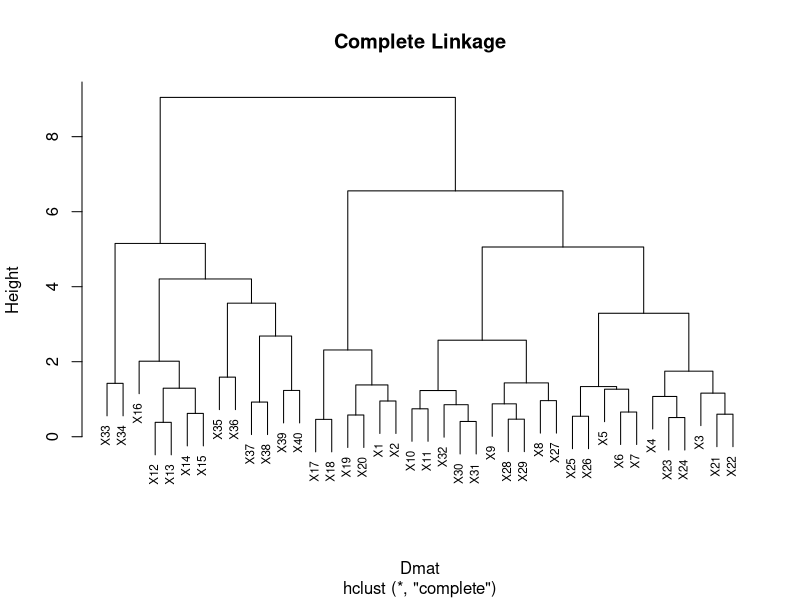
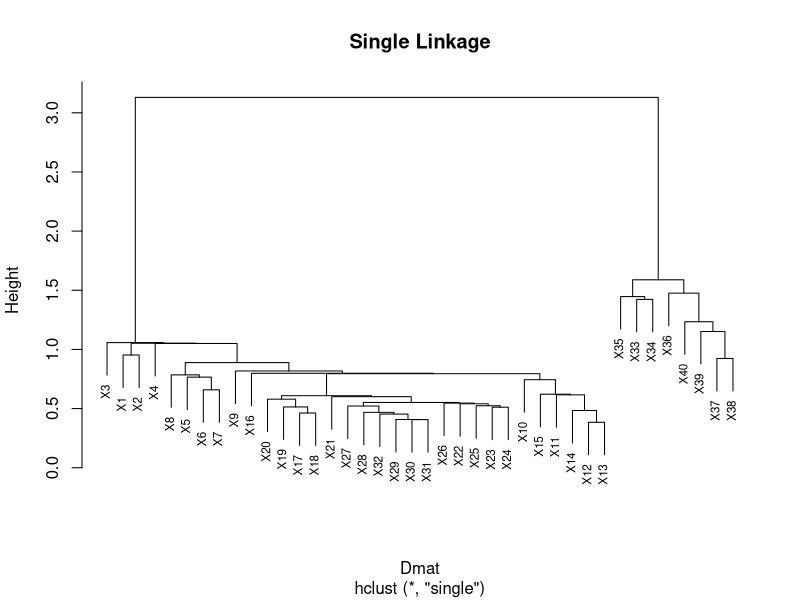
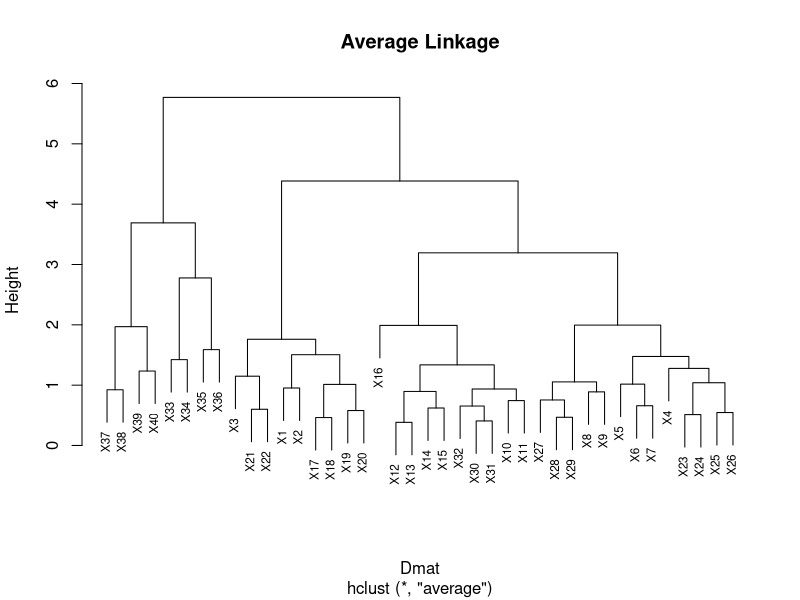
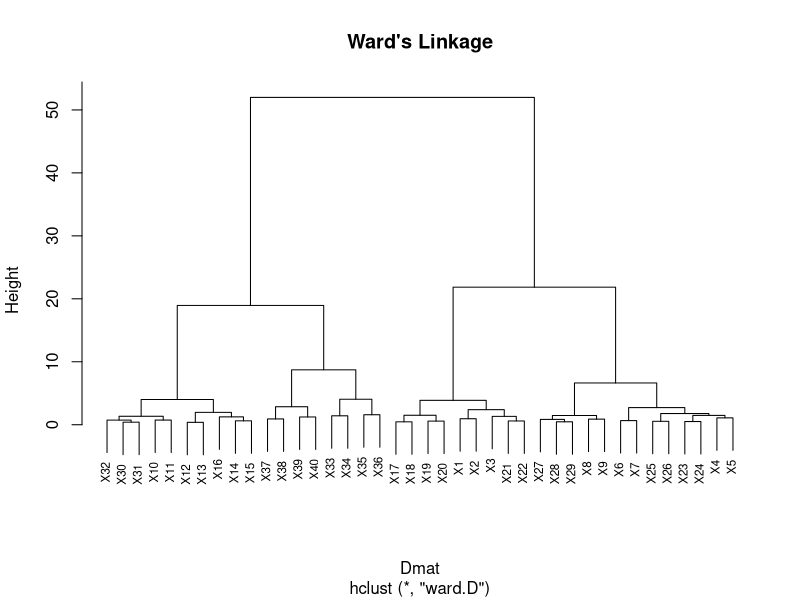
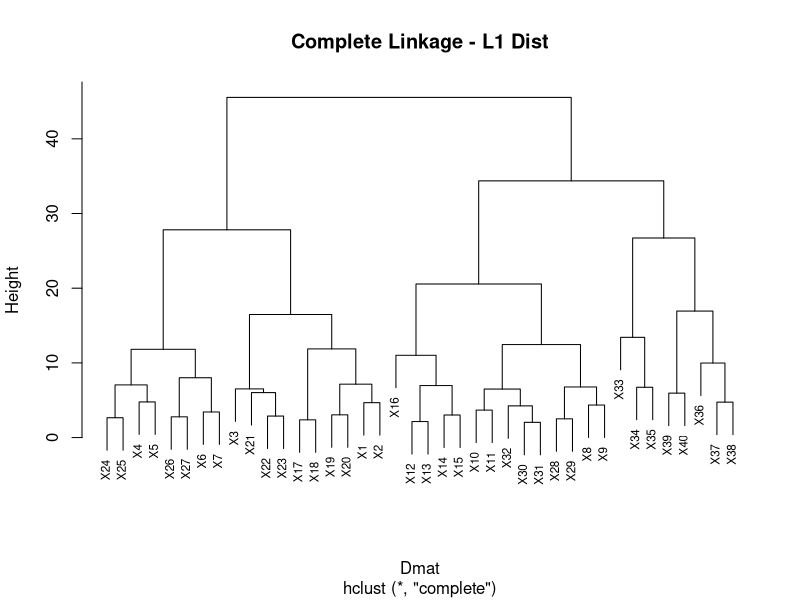

Source code (R) for these figures, in order:
#hierarchical clustering
train = read.csv("train.csv")
train = train[, 1: 41]
X = as.matrix(train[, -1]);
dim(X)
unique(colnames(X))

#complete linakge - euclidean distance
cols = as.numeric(as.factor(colnames(X)))
Dmat = dist(t(X))
com.hclust = hclust(Dmat, method = "complete")
plot(com.hclust, cex = .7, main = "Complete Linkage")

#single linakge
dev.new()
sing.hclust = hclust(Dmat, method = "single")
plot(sing.hclust, cex = .7, main = "Single Linkage")

#average linakge
dev.new()
ave.hclust = hclust(Dmat, method = "average")
plot(ave.hclust, cex = .7, main = "Average Linkage")

#ward's linakge
dev.new()
ward.hclust = hclust(Dmat, method = "ward.D")
plot(ward.hclust, cex = .7, main = "Ward's Linkage")

#complete linkage with different distances
dev.new()
Dmat = dist(t(X), method = "manhattan")
com.hclust = hclust(Dmat, method = "complete")
plot(com.hclust, cex = .7, main = "Complete Linkage - L1 Dist")
